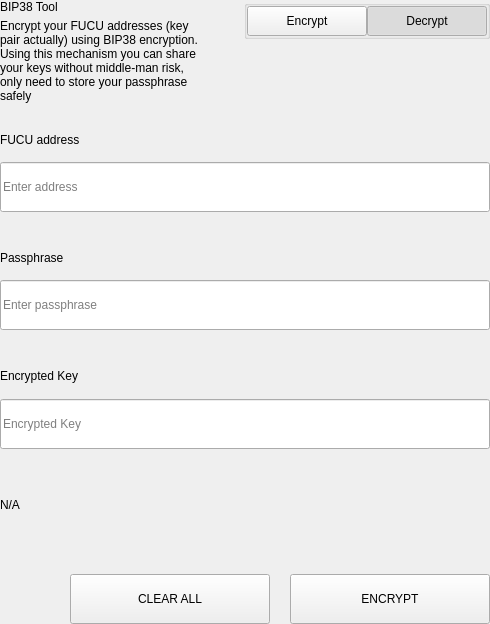
<?xml version="1.0" encoding="UTF-8"?>
<ui version="4.0">
 <class>SettingsBitToolWidget</class>
 <widget class="QWidget" name="SettingsBitToolWidget">
  <property name="geometry">
   <rect>
    <x>0</x>
    <y>0</y>
    <width>490</width>
    <height>624</height>
   </rect>
  </property>
  <property name="windowTitle">
   <string>Form</string>
  </property>
  <layout class="QVBoxLayout" name="verticalLayout">
   <property name="spacing">
    <number>0</number>
   </property>
   <property name="leftMargin">
    <number>0</number>
   </property>
   <property name="topMargin">
    <number>0</number>
   </property>
   <property name="rightMargin">
    <number>0</number>
   </property>
   <property name="bottomMargin">
    <number>0</number>
   </property>
   <item>
    <widget class="QWidget" name="left" native="true">
     <layout class="QVBoxLayout" name="verticalLayout_3">
      <property name="leftMargin">
       <number>0</number>
      </property>
      <property name="topMargin">
       <number>0</number>
      </property>
      <property name="rightMargin">
       <number>0</number>
      </property>
      <property name="bottomMargin">
       <number>0</number>
      </property>
      <item>
       <layout class="QVBoxLayout" name="verticalLayout_2">
        <property name="spacing">
         <number>0</number>
        </property>
        <item>
         <layout class="QHBoxLayout" name="horizontalLayout_3" stretch="3,1">
          <property name="spacing">
           <number>40</number>
          </property>
          <item>
           <layout class="QVBoxLayout" name="verticalLayoutTitle">
            <property name="spacing">
             <number>5</number>
            </property>
            <item>
             <widget class="QLabel" name="labelTitle">
              <property name="text">
               <string>BIP38 Tool</string>
              </property>
             </widget>
            </item>
            <item>
             <widget class="QLabel" name="labelSubtitle1">
              <property name="text">
               <string>Encrypt your FUCU addresses (key pair actually) using BIP38 encryption.
Using this mechanism you can share your keys without middle-man risk, only need to store your passphrase safely</string>
              </property>
              <property name="wordWrap">
               <bool>true</bool>
              </property>
             </widget>
            </item>
           </layout>
          </item>
          <item alignment="Qt::AlignTop">
           <widget class="QGroupBox" name="groupBox">
            <property name="title">
             <string/>
            </property>
            <property name="alignment">
             <set>Qt::AlignLeading|Qt::AlignLeft|Qt::AlignTop</set>
            </property>
            <layout class="QHBoxLayout" name="horizontalLayout_4">
             <property name="spacing">
              <number>0</number>
             </property>
             <property name="leftMargin">
              <number>0</number>
             </property>
             <property name="topMargin">
              <number>0</number>
             </property>
             <property name="rightMargin">
              <number>0</number>
             </property>
             <property name="bottomMargin">
              <number>0</number>
             </property>
             <item>
              <spacer name="horizontalSpacer">
               <property name="orientation">
                <enum>Qt::Horizontal</enum>
               </property>
               <property name="sizeHint" stdset="0">
                <size>
                 <width>40</width>
                 <height>20</height>
                </size>
               </property>
              </spacer>
             </item>
             <item>
              <widget class="QPushButton" name="pushLeft">
               <property name="minimumSize">
                <size>
                 <width>120</width>
                 <height>30</height>
                </size>
               </property>
               <property name="maximumSize">
                <size>
                 <width>120</width>
                 <height>30</height>
                </size>
               </property>
               <property name="focusPolicy">
                <enum>Qt::NoFocus</enum>
               </property>
               <property name="text">
                <string>Encrypt</string>
               </property>
               <property name="checkable">
                <bool>true</bool>
               </property>
               <property name="autoExclusive">
                <bool>true</bool>
               </property>
              </widget>
             </item>
             <item>
              <widget class="QPushButton" name="pushRight">
               <property name="minimumSize">
                <size>
                 <width>120</width>
                 <height>30</height>
                </size>
               </property>
               <property name="maximumSize">
                <size>
                 <width>120</width>
                 <height>30</height>
                </size>
               </property>
               <property name="focusPolicy">
                <enum>Qt::NoFocus</enum>
               </property>
               <property name="text">
                <string>Decrypt</string>
               </property>
               <property name="checkable">
                <bool>true</bool>
               </property>
               <property name="checked">
                <bool>true</bool>
               </property>
               <property name="autoExclusive">
                <bool>true</bool>
               </property>
              </widget>
             </item>
            </layout>
           </widget>
          </item>
         </layout>
        </item>
        <item>
         <widget class="QStackedWidget" name="stackedWidget">
          <property name="currentIndex">
           <number>1</number>
          </property>
          <widget class="QWidget" name="pageDecrypt">
           <layout class="QVBoxLayout" name="verticalLayout_5">
            <property name="spacing">
             <number>0</number>
            </property>
            <property name="leftMargin">
             <number>0</number>
            </property>
            <property name="topMargin">
             <number>0</number>
            </property>
            <property name="rightMargin">
             <number>0</number>
            </property>
            <property name="bottomMargin">
             <number>0</number>
            </property>
            <item>
             <widget class="QWidget" name="widget" native="true">
              <property name="minimumSize">
               <size>
                <width>0</width>
                <height>100</height>
               </size>
              </property>
              <layout class="QVBoxLayout" name="verticalLayout_4">
               <property name="spacing">
                <number>0</number>
               </property>
               <property name="leftMargin">
                <number>0</number>
               </property>
               <property name="topMargin">
                <number>0</number>
               </property>
               <property name="rightMargin">
                <number>0</number>
               </property>
               <property name="bottomMargin">
                <number>0</number>
               </property>
               <item>
                <spacer name="verticalSpacer_2">
                 <property name="orientation">
                  <enum>Qt::Vertical</enum>
                 </property>
                 <property name="sizeType">
                  <enum>QSizePolicy::Fixed</enum>
                 </property>
                 <property name="sizeHint" stdset="0">
                  <size>
                   <width>20</width>
                   <height>20</height>
                  </size>
                 </property>
                </spacer>
               </item>
               <item>
                <layout class="QHBoxLayout" name="horizontalLayout_6" stretch="2">
                 <property name="spacing">
                  <number>0</number>
                 </property>
                 <item>
                  <layout class="QVBoxLayout" name="verticalLayout_7">
                   <property name="spacing">
                    <number>9</number>
                   </property>
                   <item>
                    <widget class="QLabel" name="labelSubtitleKey">
                     <property name="minimumSize">
                      <size>
                       <width>0</width>
                       <height>20</height>
                      </size>
                     </property>
                     <property name="maximumSize">
                      <size>
                       <width>16777215</width>
                       <height>20</height>
                      </size>
                     </property>
                     <property name="text">
                      <string>Encrypted key</string>
                     </property>
                    </widget>
                   </item>
                   <item>
                    <widget class="QLineEdit" name="lineEditKey">
                     <property name="minimumSize">
                      <size>
                       <width>0</width>
                       <height>50</height>
                      </size>
                     </property>
                     <property name="maximumSize">
                      <size>
                       <width>16777215</width>
                       <height>50</height>
                      </size>
                     </property>
                     <property name="placeholderText">
                      <string>Enter a encrypted key</string>
                     </property>
                    </widget>
                   </item>
                  </layout>
                 </item>
                </layout>
               </item>
               <item>
                <spacer name="verticalSpacer_3">
                 <property name="orientation">
                  <enum>Qt::Vertical</enum>
                 </property>
                 <property name="sizeType">
                  <enum>QSizePolicy::Fixed</enum>
                 </property>
                 <property name="sizeHint" stdset="0">
                  <size>
                   <width>20</width>
                   <height>20</height>
                  </size>
                 </property>
                </spacer>
               </item>
               <item>
                <layout class="QVBoxLayout" name="verticalLayout_9">
                 <property name="spacing">
                  <number>9</number>
                 </property>
                 <item>
                  <widget class="QLabel" name="labelSubtitlePassphrase">
                   <property name="maximumSize">
                    <size>
                     <width>16777215</width>
                     <height>20</height>
                    </size>
                   </property>
                   <property name="text">
                    <string>Passphrase</string>
                   </property>
                  </widget>
                 </item>
                 <item>
                  <widget class="QLineEdit" name="lineEditPassphrase">
                   <property name="minimumSize">
                    <size>
                     <width>0</width>
                     <height>50</height>
                    </size>
                   </property>
                   <property name="maximumSize">
                    <size>
                     <width>16777215</width>
                     <height>50</height>
                    </size>
                   </property>
                   <property name="placeholderText">
                    <string>Enter a passphrase</string>
                   </property>
                  </widget>
                 </item>
                </layout>
               </item>
               <item>
                <spacer name="verticalSpacer_4">
                 <property name="orientation">
                  <enum>Qt::Vertical</enum>
                 </property>
                 <property name="sizeType">
                  <enum>QSizePolicy::Fixed</enum>
                 </property>
                 <property name="sizeHint" stdset="0">
                  <size>
                   <width>20</width>
                   <height>20</height>
                  </size>
                 </property>
                </spacer>
               </item>
               <item>
                <widget class="QWidget" name="widget_3" native="true">
                 <property name="sizePolicy">
                  <sizepolicy hsizetype="Preferred" vsizetype="Fixed">
                   <horstretch>0</horstretch>
                   <verstretch>0</verstretch>
                  </sizepolicy>
                 </property>
                 <layout class="QVBoxLayout" name="verticalLayout_10">
                  <property name="spacing">
                   <number>9</number>
                  </property>
                  <property name="leftMargin">
                   <number>0</number>
                  </property>
                  <property name="topMargin">
                   <number>0</number>
                  </property>
                  <property name="rightMargin">
                   <number>0</number>
                  </property>
                  <property name="bottomMargin">
                   <number>0</number>
                  </property>
                  <item>
                   <widget class="QLabel" name="labelSubtitleDecryptResult">
                    <property name="minimumSize">
                     <size>
                      <width>0</width>
                      <height>20</height>
                     </size>
                    </property>
                    <property name="maximumSize">
                     <size>
                      <width>16777215</width>
                      <height>20</height>
                     </size>
                    </property>
                    <property name="text">
                     <string>Decrypted address result</string>
                    </property>
                   </widget>
                  </item>
                  <item>
                   <widget class="QWidget" name="widget_4" native="true">
                    <layout class="QHBoxLayout" name="horizontalLayout" stretch="6,0,1">
                     <property name="spacing">
                      <number>0</number>
                     </property>
                     <property name="leftMargin">
                      <number>0</number>
                     </property>
                     <property name="topMargin">
                      <number>0</number>
                     </property>
                     <property name="rightMargin">
                      <number>0</number>
                     </property>
                     <property name="bottomMargin">
                      <number>0</number>
                     </property>
                     <item alignment="Qt::AlignVCenter">
                      <widget class="QLineEdit" name="lineEditDecryptResult">
                       <property name="minimumSize">
                        <size>
                         <width>0</width>
                         <height>50</height>
                        </size>
                       </property>
                       <property name="maximumSize">
                        <size>
                         <width>16777215</width>
                         <height>50</height>
                        </size>
                       </property>
                       <property name="placeholderText">
                        <string>Decrypted Address</string>
                       </property>
                      </widget>
                     </item>
                     <item>
                      <spacer name="horizontalSpacer_4">
                       <property name="orientation">
                        <enum>Qt::Horizontal</enum>
                       </property>
                       <property name="sizeType">
                        <enum>QSizePolicy::Fixed</enum>
                       </property>
                       <property name="sizeHint" stdset="0">
                        <size>
                         <width>20</width>
                         <height>50</height>
                        </size>
                       </property>
                      </spacer>
                     </item>
                     <item>
                      <widget class="QPushButton" name="pushButtonImport">
                       <property name="minimumSize">
                        <size>
                         <width>140</width>
                         <height>40</height>
                        </size>
                       </property>
                       <property name="text">
                        <string>Import Address</string>
                       </property>
                      </widget>
                     </item>
                    </layout>
                   </widget>
                  </item>
                 </layout>
                </widget>
               </item>
               <item>
                <widget class="QLabel" name="statusLabel_DEC">
                 <property name="maximumSize">
                  <size>
                   <width>16777215</width>
                   <height>40</height>
                  </size>
                 </property>
                 <property name="text">
                  <string/>
                 </property>
                </widget>
               </item>
               <item>
                <spacer name="verticalSpacer">
                 <property name="orientation">
                  <enum>Qt::Vertical</enum>
                 </property>
                 <property name="sizeType">
                  <enum>QSizePolicy::Preferred</enum>
                 </property>
                 <property name="sizeHint" stdset="0">
                  <size>
                   <width>20</width>
                   <height>20</height>
                  </size>
                 </property>
                </spacer>
               </item>
               <item>
                <layout class="QHBoxLayout" name="horizontalLayout_7">
                 <property name="spacing">
                  <number>0</number>
                 </property>
                 <item>
                  <spacer name="horizontalSpacer_5">
                   <property name="orientation">
                    <enum>Qt::Horizontal</enum>
                   </property>
                   <property name="sizeType">
                    <enum>QSizePolicy::Expanding</enum>
                   </property>
                   <property name="sizeHint" stdset="0">
                    <size>
                     <width>40</width>
                     <height>20</height>
                    </size>
                   </property>
                  </spacer>
                 </item>
                 <item>
                  <widget class="QPushButton" name="pushButtonDecryptClear">
                   <property name="minimumSize">
                    <size>
                     <width>200</width>
                     <height>50</height>
                    </size>
                   </property>
                   <property name="maximumSize">
                    <size>
                     <width>200</width>
                     <height>50</height>
                    </size>
                   </property>
                   <property name="text">
                    <string>CLEAR</string>
                   </property>
                  </widget>
                 </item>
                 <item>
                  <spacer name="horizontalSpacer_3">
                   <property name="orientation">
                    <enum>Qt::Horizontal</enum>
                   </property>
                   <property name="sizeType">
                    <enum>QSizePolicy::Fixed</enum>
                   </property>
                   <property name="sizeHint" stdset="0">
                    <size>
                     <width>20</width>
                     <height>20</height>
                    </size>
                   </property>
                  </spacer>
                 </item>
                 <item>
                  <widget class="QPushButton" name="pushButtonDecrypt">
                   <property name="minimumSize">
                    <size>
                     <width>200</width>
                     <height>50</height>
                    </size>
                   </property>
                   <property name="maximumSize">
                    <size>
                     <width>200</width>
                     <height>50</height>
                    </size>
                   </property>
                   <property name="text">
                    <string>DECRYPT KEY</string>
                   </property>
                  </widget>
                 </item>
                </layout>
               </item>
              </layout>
             </widget>
            </item>
           </layout>
          </widget>
          <widget class="QWidget" name="pageEncrypt">
           <layout class="QVBoxLayout" name="verticalLayout_11">
            <property name="spacing">
             <number>0</number>
            </property>
            <property name="leftMargin">
             <number>0</number>
            </property>
            <property name="topMargin">
             <number>0</number>
            </property>
            <property name="rightMargin">
             <number>0</number>
            </property>
            <property name="bottomMargin">
             <number>0</number>
            </property>
            <item>
             <spacer name="verticalSpacer_8">
              <property name="orientation">
               <enum>Qt::Vertical</enum>
              </property>
              <property name="sizeType">
               <enum>QSizePolicy::Fixed</enum>
              </property>
              <property name="sizeHint" stdset="0">
               <size>
                <width>20</width>
                <height>20</height>
               </size>
              </property>
             </spacer>
            </item>
            <item>
             <widget class="QWidget" name="containerAddressEnc" native="true">
              <layout class="QVBoxLayout" name="containerAddressEncLayout">
               <property name="spacing">
                <number>5</number>
               </property>
               <property name="leftMargin">
                <number>0</number>
               </property>
               <property name="topMargin">
                <number>0</number>
               </property>
               <property name="rightMargin">
                <number>0</number>
               </property>
               <property name="bottomMargin">
                <number>0</number>
               </property>
               <item>
                <widget class="QLabel" name="labelSubtitleAddress">
                 <property name="minimumSize">
                  <size>
                   <width>0</width>
                   <height>20</height>
                  </size>
                 </property>
                 <property name="maximumSize">
                  <size>
                   <width>16777215</width>
                   <height>20</height>
                  </size>
                 </property>
                 <property name="text">
                  <string>FUCU address</string>
                 </property>
                </widget>
               </item>
               <item>
                <widget class="QLineEdit" name="addressIn_ENC">
                 <property name="minimumSize">
                  <size>
                   <width>0</width>
                   <height>50</height>
                  </size>
                 </property>
                 <property name="placeholderText">
                  <string>Enter address</string>
                 </property>
                </widget>
               </item>
              </layout>
             </widget>
            </item>
            <item>
             <spacer name="verticalSpacer_6">
              <property name="orientation">
               <enum>Qt::Vertical</enum>
              </property>
              <property name="sizeType">
               <enum>QSizePolicy::Fixed</enum>
              </property>
              <property name="sizeHint" stdset="0">
               <size>
                <width>20</width>
                <height>20</height>
               </size>
              </property>
             </spacer>
            </item>
            <item>
             <widget class="QWidget" name="containerAddress" native="true">
              <layout class="QHBoxLayout" name="horizontalLayout_9" stretch="2">
               <property name="spacing">
                <number>0</number>
               </property>
               <property name="leftMargin">
                <number>0</number>
               </property>
               <property name="topMargin">
                <number>0</number>
               </property>
               <property name="rightMargin">
                <number>0</number>
               </property>
               <property name="bottomMargin">
                <number>0</number>
               </property>
               <item>
                <layout class="QVBoxLayout" name="verticalLayout_8">
                 <property name="spacing">
                  <number>5</number>
                 </property>
                 <item>
                  <widget class="QLabel" name="labelSubtitleMessage">
                   <property name="minimumSize">
                    <size>
                     <width>0</width>
                     <height>20</height>
                    </size>
                   </property>
                   <property name="maximumSize">
                    <size>
                     <width>16777215</width>
                     <height>20</height>
                    </size>
                   </property>
                   <property name="text">
                    <string>Passphrase</string>
                   </property>
                  </widget>
                 </item>
                 <item>
                  <widget class="QLineEdit" name="passphraseIn_ENC">
                   <property name="minimumSize">
                    <size>
                     <width>0</width>
                     <height>50</height>
                    </size>
                   </property>
                   <property name="maximumSize">
                    <size>
                     <width>16777215</width>
                     <height>50</height>
                    </size>
                   </property>
                   <property name="placeholderText">
                    <string>Enter passphrase</string>
                   </property>
                  </widget>
                 </item>
                </layout>
               </item>
              </layout>
             </widget>
            </item>
            <item>
             <spacer name="verticalSpacer_7">
              <property name="orientation">
               <enum>Qt::Vertical</enum>
              </property>
              <property name="sizeType">
               <enum>QSizePolicy::Fixed</enum>
              </property>
              <property name="sizeHint" stdset="0">
               <size>
                <width>20</width>
                <height>20</height>
               </size>
              </property>
             </spacer>
            </item>
            <item>
             <widget class="QWidget" name="widget_2" native="true">
              <property name="minimumSize">
               <size>
                <width>0</width>
                <height>75</height>
               </size>
              </property>
              <property name="maximumSize">
               <size>
                <width>16777215</width>
                <height>16777215</height>
               </size>
              </property>
              <layout class="QVBoxLayout" name="verticalLayout_6">
               <property name="leftMargin">
                <number>0</number>
               </property>
               <property name="topMargin">
                <number>0</number>
               </property>
               <property name="rightMargin">
                <number>0</number>
               </property>
               <property name="bottomMargin">
                <number>0</number>
               </property>
               <item>
                <widget class="QLabel" name="labelSubtitleEncryptedKey">
                 <property name="minimumSize">
                  <size>
                   <width>0</width>
                   <height>20</height>
                  </size>
                 </property>
                 <property name="maximumSize">
                  <size>
                   <width>16777215</width>
                   <height>20</height>
                  </size>
                 </property>
                 <property name="text">
                  <string>Encrypted Key</string>
                 </property>
                </widget>
               </item>
               <item>
                <widget class="QLineEdit" name="encryptedKeyOut_ENC">
                 <property name="minimumSize">
                  <size>
                   <width>0</width>
                   <height>50</height>
                  </size>
                 </property>
                 <property name="placeholderText">
                  <string>Encrypted Key</string>
                 </property>
                </widget>
               </item>
              </layout>
             </widget>
            </item>
            <item>
             <widget class="QLabel" name="statusLabel_ENC">
              <property name="text">
               <string notr="true">N/A</string>
              </property>
             </widget>
            </item>
            <item>
             <spacer name="verticalSpacer_5">
              <property name="orientation">
               <enum>Qt::Vertical</enum>
              </property>
              <property name="sizeType">
               <enum>QSizePolicy::Fixed</enum>
              </property>
              <property name="sizeHint" stdset="0">
               <size>
                <width>20</width>
                <height>20</height>
               </size>
              </property>
             </spacer>
            </item>
            <item>
             <layout class="QHBoxLayout" name="horizontalLayout_8">
              <property name="spacing">
               <number>0</number>
              </property>
              <item>
               <spacer name="horizontalSpacer_6">
                <property name="orientation">
                 <enum>Qt::Horizontal</enum>
                </property>
                <property name="sizeType">
                 <enum>QSizePolicy::Expanding</enum>
                </property>
                <property name="sizeHint" stdset="0">
                 <size>
                  <width>40</width>
                  <height>20</height>
                 </size>
                </property>
               </spacer>
              </item>
              <item>
               <widget class="QPushButton" name="pushButtonClear">
                <property name="minimumSize">
                 <size>
                  <width>200</width>
                  <height>50</height>
                 </size>
                </property>
                <property name="focusPolicy">
                 <enum>Qt::NoFocus</enum>
                </property>
                <property name="text">
                 <string>CLEAR ALL</string>
                </property>
               </widget>
              </item>
              <item>
               <spacer name="horizontalSpacer_2">
                <property name="orientation">
                 <enum>Qt::Horizontal</enum>
                </property>
                <property name="sizeType">
                 <enum>QSizePolicy::Fixed</enum>
                </property>
                <property name="sizeHint" stdset="0">
                 <size>
                  <width>20</width>
                  <height>20</height>
                 </size>
                </property>
               </spacer>
              </item>
              <item>
               <widget class="QPushButton" name="pushButtonEncrypt">
                <property name="minimumSize">
                 <size>
                  <width>200</width>
                  <height>50</height>
                 </size>
                </property>
                <property name="maximumSize">
                 <size>
                  <width>200</width>
                  <height>50</height>
                 </size>
                </property>
                <property name="focusPolicy">
                 <enum>Qt::NoFocus</enum>
                </property>
                <property name="text">
                 <string>ENCRYPT</string>
                </property>
               </widget>
              </item>
             </layout>
            </item>
           </layout>
          </widget>
         </widget>
        </item>
       </layout>
      </item>
     </layout>
    </widget>
   </item>
  </layout>
 </widget>
 <resources/>
 <connections/>
</ui>
